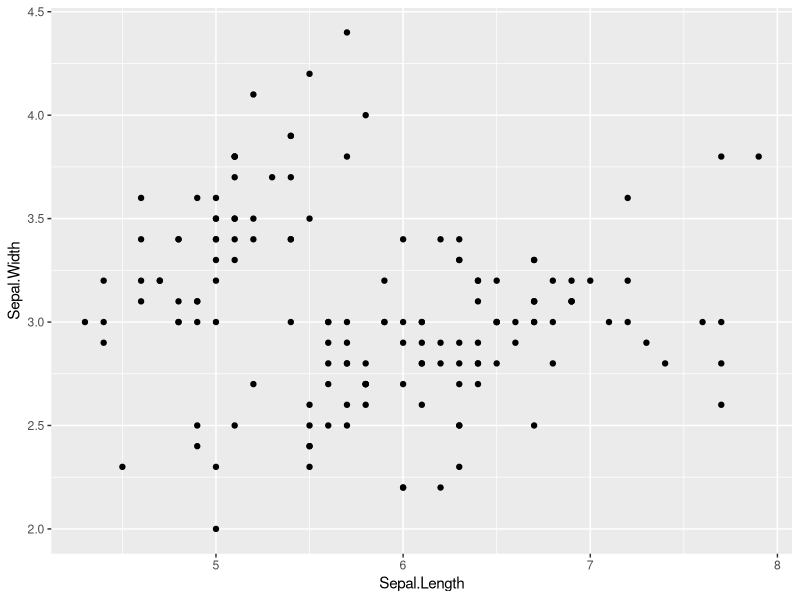
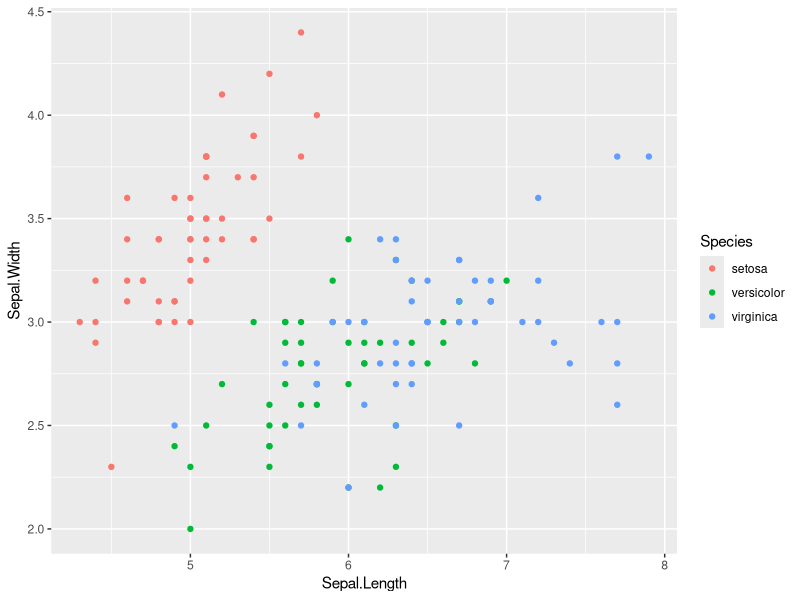
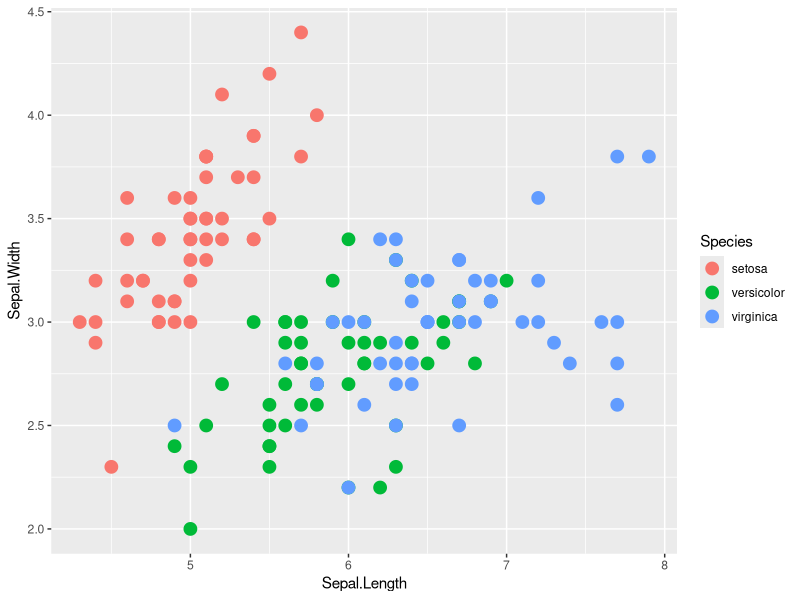
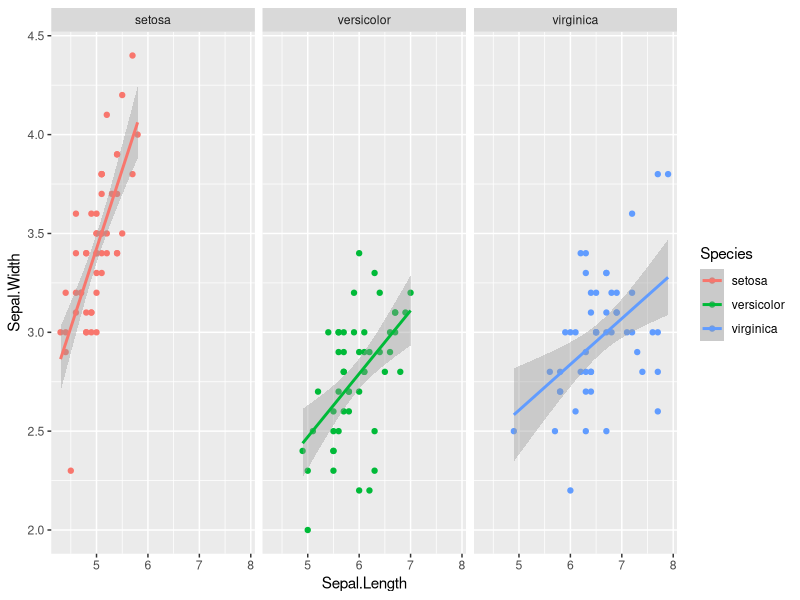

Write the R code that produced these figures, in order.
# Introduction ====
# Examples used for live coding demonstrations
# Sections of code can be run by highlighting
# the code section and pressing (Cmd/Ctrl + Return)
#


# Reading data into R ====
# Examples of reading formatted text files into R
# Run the example code, and pay attention to the output in the console
# Inspect the resulting data frame -- does everything look as expected?
library(tidyverse)

# Example 1 (csv file)
ex_dat_1 <- read_csv("01_read_example.csv")
ex_dat_1

# Example 2 (tsv file)
ex_dat_2 <- read_tsv("02_read_example.tsv")
ex_dat_2

# Example 3 (csv file... or is it?)
ex_dat_3 <- read_csv("03_read_example.csv")
ex_dat_3


# Working with Atomic Vectors ====
library(tidyverse)

# create a vector of numbers
vec1 <- c(2,4,6,8,10)
vec1

# Index the vector with an integer
# IMPORTANT: R indices start at 1 !!!!
vec1[1]
vec1[5]
# if you give an index of 0, you get back a 0 length vector
vec1[0]

# You can perform standard operations on vectors
length(vec1)
min(vec1)
max(vec1)
mean(vec1)

# Many operations in R are vectorized, typically performed element by element
vec1 < 5
vec1 + vec1
vec1 * vec1 # this is NOT matrix multiplication...

# You can index with logical values & expressions
vec1[vec1 < 5]



# Data Frame Examples ====
library(tidyverse)

# When you read a data file into R (e.g. csv), you will
# (usually) get data frame back
my_dat <- read_csv("01_read_example.csv")
my_dat

# You can get basic info about a data frame
nrow(my_dat)
ncol(my_dat)
dim(my_dat) # number of rows and columns
head(my_dat)
View(my_dat)

# you can get any column of data using the $ operator
# the result is an atomic vector (just like above)
# Notice that you don't "" the column name
make_models <- my_dat$make_model
length(make_models)

#... we'll see how to manipulate data frames more below


# DPLYR example ====
library(tidyverse)

# dplyr examples using the 'storms' data set
library(dplyr)

# We’ll use the dplyr built in ‘storms’ data set
storms

# Example dplyr pipeline
mean_stats <- storms %>%
  group_by(year) %>%
  summarize(mean_wind_speed = mean(wind),
            mean_air_pressure = mean(pressure)) %>%
  arrange(desc(mean_wind_speed))

mean_stats



# ggplot2 examples ====
library(tidyverse)

# Using the iris data set as an example
iris

# basic scatter plot
ggplot(iris, aes(x = Sepal.Length, y = Sepal.Width)) +
  geom_point()

# lets add some color (based on the data!)
ggplot(iris, aes(x = Sepal.Length, y = Sepal.Width, color = Species)) +
  geom_point()

# make the points bigger (not based on the data)
ggplot(iris, aes(x = Sepal.Length, y = Sepal.Width, color = Species)) +
  geom_point(size = 4)

# A more complex plot
ggplot(iris, aes(x = Sepal.Length, y = Sepal.Width, color = Species)) +
  geom_point() +
  geom_smooth(method = "lm") +
  facet_wrap(~Species)

